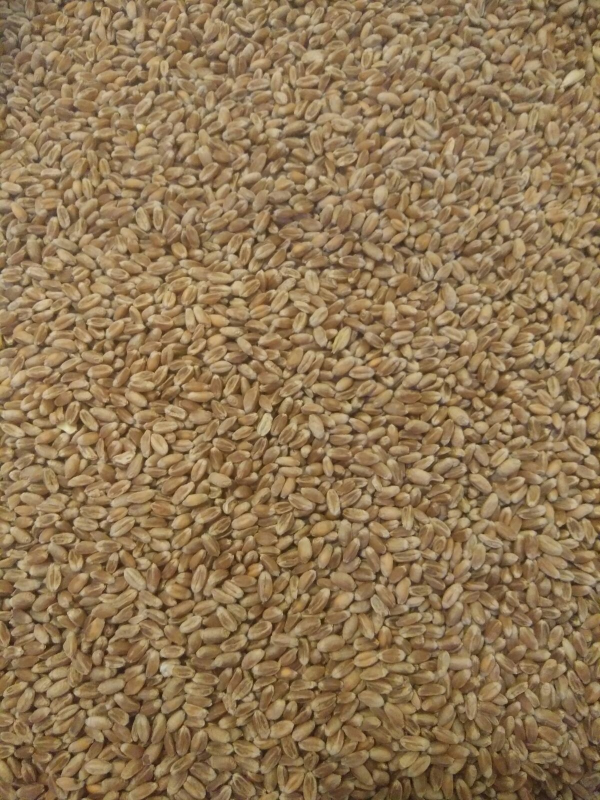
#> input picture img/clean.jpeg, 1200 x 1600 px, found by its file name (shown at 1/2 size)
$ python testgrain.py   (Python 2 division)   (older library calls are emulated)
#> lines starting #> are read from the running program, lines starting #| are printed output that depends on the picture
#!/usr/bin/env python
import numpy as np
from PIL import Image
imgs = Image.open("img/clean.jpeg")
#> imgs is the input picture: PIL image 1200x1600 RGB; mean R, G, B 144.7, 118.9, 84
#print im.size
im = imgs.resize((200, 300), Image.ANTIALIAS)
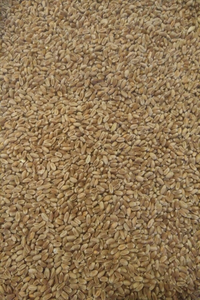
#> im: PIL image 200x300 RGB; mean R, G, B 144.7, 118.9, 84
arr = np.array(im)
print np.size(arr)
#| 180000
img = Image.fromarray(arr[0:2,0:2], 'RGB')
#img.show()
img.save('img/newimg.png')
print arr[0,0]
#| [132 110  89]
print arr[0,1]
#| [129 110  89]
print arr[1,0]
#| [128 108  87]
print arr[1,1]
#| [135 117  95]
print "Dit gaat mis"
x = float(int(arr[0,0,0])+ int(arr[0,1,0]) + int(arr[1,0,0]) + int(arr[1,1,0]))
#> x = 524
print x
#| 524.0
print float(x/4)
#| 131.0
im = imgs.resize((10, 15), Image.ANTIALIAS)
im.show()
arr = np.array(im)
print "The size is: " + repr(np.size(arr))
#| The size is: 450
print arr[0,0]
#| [135 114  87]
x = int(arr[0,0,0])+ int(arr[0,1,0]) + int(arr[1,0,0]) + int(arr[1,1,0])
#> x = 586

# 	np.savetxt('test.txt', arr, fmt='%.5f',delimiter=',')
##np.savetxt('img/arr.txt', arr, delimiter=',')

$ run again, with img/1.jpeg copied over img/clean.jpeg
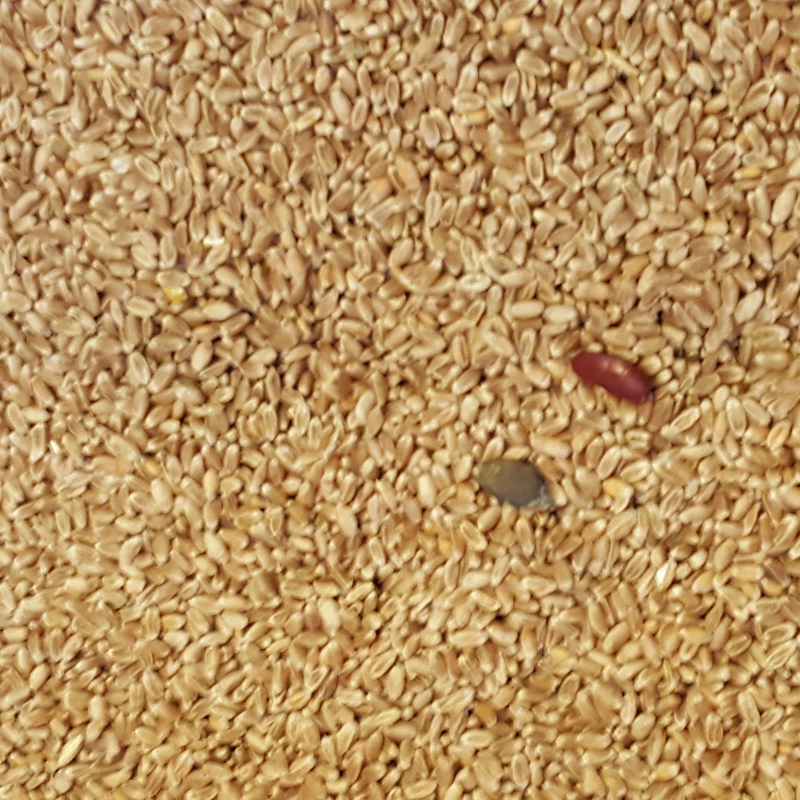
#> input picture img/1.jpeg, 1600 x 1600 px, found by its file name (shown at 1/2 size)
#> imgs is the input picture: PIL image 1600x1600 RGB; mean R, G, B 185.7, 147.5, 96.2
#> `im = imgs.resize((200, 300), Image.ANTIALIAS)`:
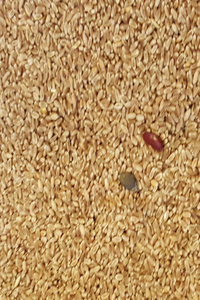
#> im: PIL image 200x300 RGB; mean R, G, B 185.7, 147.5, 96.2
#| 180000
#| [191 163 128]
#| [200 177 141]
#| [218 192 167]
#| [213 192 164]
#> `x = float(int(arr[0,0,0])+ int(arr[0,1,0]) + int(arr[1,0,0]) + int(arr..`: x = 822
#| 822.0
#| 205.5
#| The size is: 450
#| [186 150 108]
#> `x = int(arr[0,0,0])+ int(arr[0,1,0]) + int(arr[1,0,0]) + int(arr[1,1,0])`: x = 747

$ run again, with img/2.jpeg copied over img/clean.jpeg
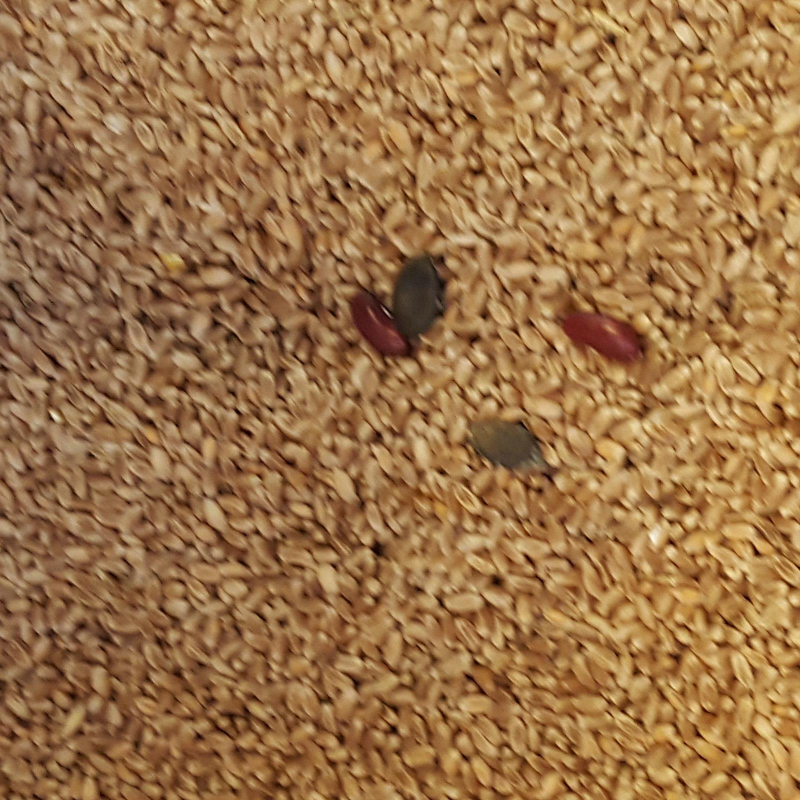
#> input picture img/2.jpeg, 1600 x 1600 px, found by its file name (shown at 1/2 size)
#> imgs is the input picture: PIL image 1600x1600 RGB; mean R, G, B 156.9, 115.7, 72.5
#> `im = imgs.resize((200, 300), Image.ANTIALIAS)`:
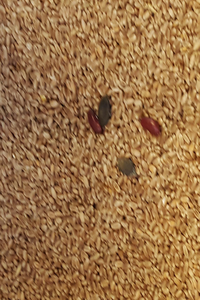
#> im: PIL image 200x300 RGB; mean R, G, B 156.9, 115.7, 72.5
#| 180000
#| [154 111  76]
#| [112  64  40]
#| [153 113  79]
#| [133  87  60]
#> `x = float(int(arr[0,0,0])+ int(arr[0,1,0]) + int(arr[1,0,0]) + int(arr..`: x = 552
#| 552.0
#| 138.0
#| The size is: 450
#| [160 123  86]
#> `x = int(arr[0,0,0])+ int(arr[0,1,0]) + int(arr[1,0,0]) + int(arr[1,1,0])`: x = 639

$ run again, with img/3.jpeg copied over img/clean.jpeg
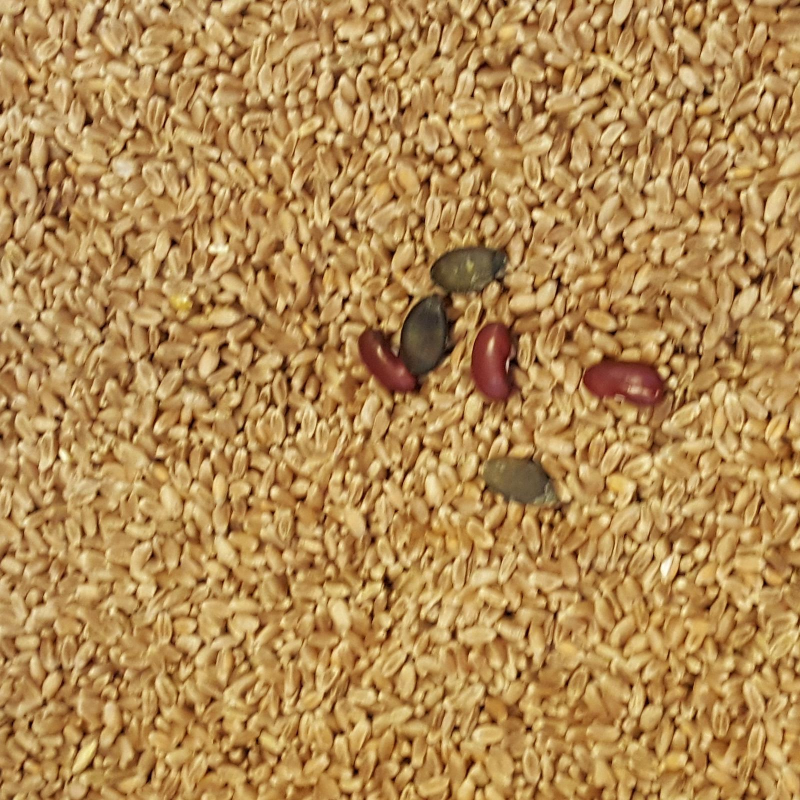
#> input picture img/3.jpeg, 1600 x 1600 px, found by its file name (shown at 1/2 size)
#> imgs is the input picture: PIL image 1600x1600 RGB; mean R, G, B 179, 138.7, 82.5
#> `im = imgs.resize((200, 300), Image.ANTIALIAS)`:
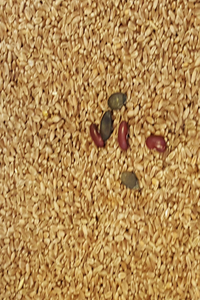
#> im: PIL image 200x300 RGB; mean R, G, B 179, 138.7, 82.5
#| 180000
#| [216 189 142]
#| [217 191 144]
#| [211 185 135]
#| [219 192 143]
#> `x = float(int(arr[0,0,0])+ int(arr[0,1,0]) + int(arr[1,0,0]) + int(arr..`: x = 863
#| 863.0
#| 215.75
#| The size is: 450
#| [184 147  96]
#> `x = int(arr[0,0,0])+ int(arr[0,1,0]) + int(arr[1,0,0]) + int(arr[1,1,0])`: x = 743
